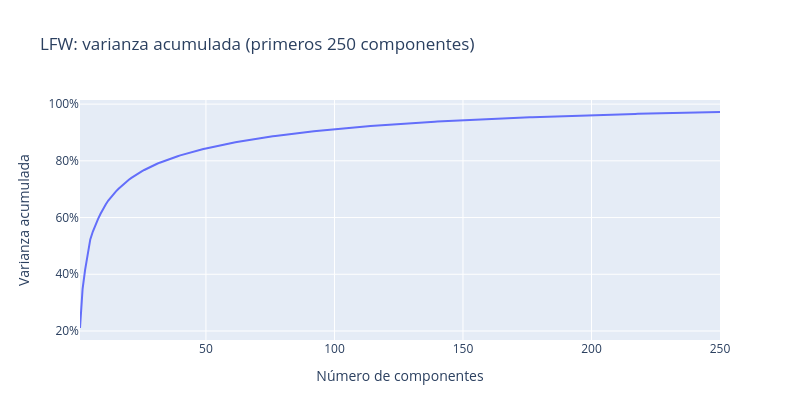

Here is the notebook cell this chart was saved with:
### Markdown cell above
---
## 1️⃣ ¿Cuántos componentes necesitan los rostros?

Con tantas columnas usamos `svd_solver='randomized'`: calcula sólo los primeros componentes, mucho más rápido que la descomposición completa. Como en MNIST, los píxeles comparten unidad: no estandarizamos.

### Code cell
pca_caras = PCA(n_components=250, svd_solver='randomized', random_state=42).fit(caras.data)
acumulada = np.cumsum(pca_caras.explained_variance_ratio_)

fig = px.line(x=np.arange(1, 251), y=acumulada,
              labels={'x': 'Número de componentes', 'y': 'Varianza acumulada'},
              title='LFW: varianza acumulada (primeros 250 componentes)')
fig.update_layout(width=800, height=420, yaxis_tickformat='.0%')
fig.show()
for k in (5, 15, 50, 100, 150, 250):
    print(f"{k:>3} componentes → {acumulada[k - 1]:.1%} de la varianza")

### Figure 1 — Plotly figure (JSON) as saved in the notebook; plotly's stock layout.template omitted (floating-point values rounded to 4 significant figures; data arrays with more than 128 entries replaced by an {"elided": "..."} marker saying what was removed)
{"data": [{"hovertemplate": "Número de componentes=%{x}<br>Varianza acumulada=%{y}<extra></extra>", "legendgroup": "", "line": {"color": "#636efa", "dash": "solid"}, "marker": {"symbol": "circle"}, "mode": "lines", "name": "", "orientation": "v", "showlegend": false, "type": "scatter", "x": {"elided": "250 int values"}, "xaxis": "x", "y": {"elided": "250 float values"}, "yaxis": "y"}], "layout": {"height": 420, "legend": {"tracegroupgap": 0}, "title": {"text": "LFW: varianza acumulada (primeros 250 componentes)"}, "width": 800, "xaxis": {"anchor": "y", "domain": [0.0, 1.0], "title": {"text": "Número de componentes"}}, "yaxis": {"anchor": "x", "domain": [0.0, 1.0], "tickformat": ".0%", "title": {"text": "Varianza acumulada"}}}}
